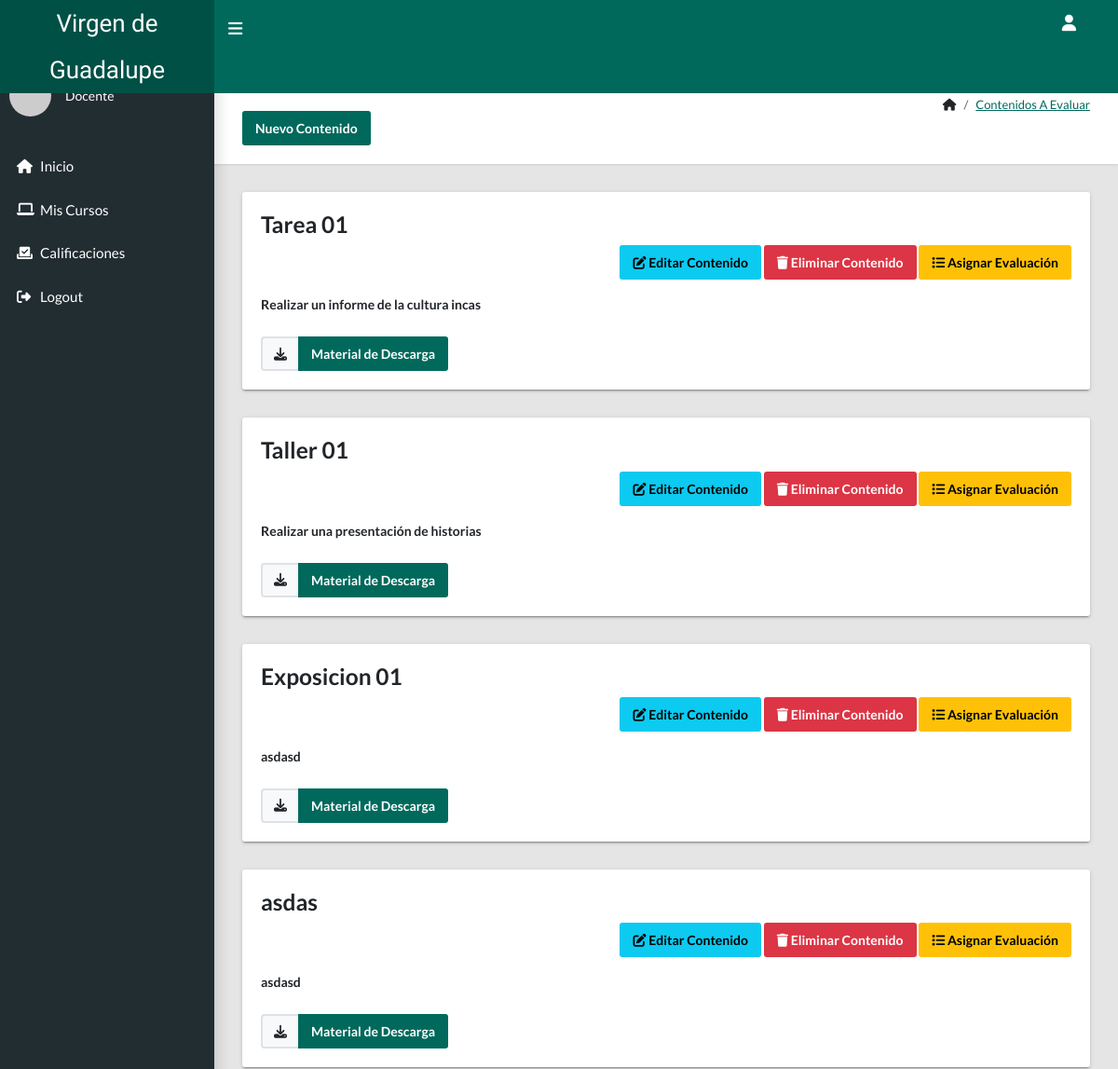
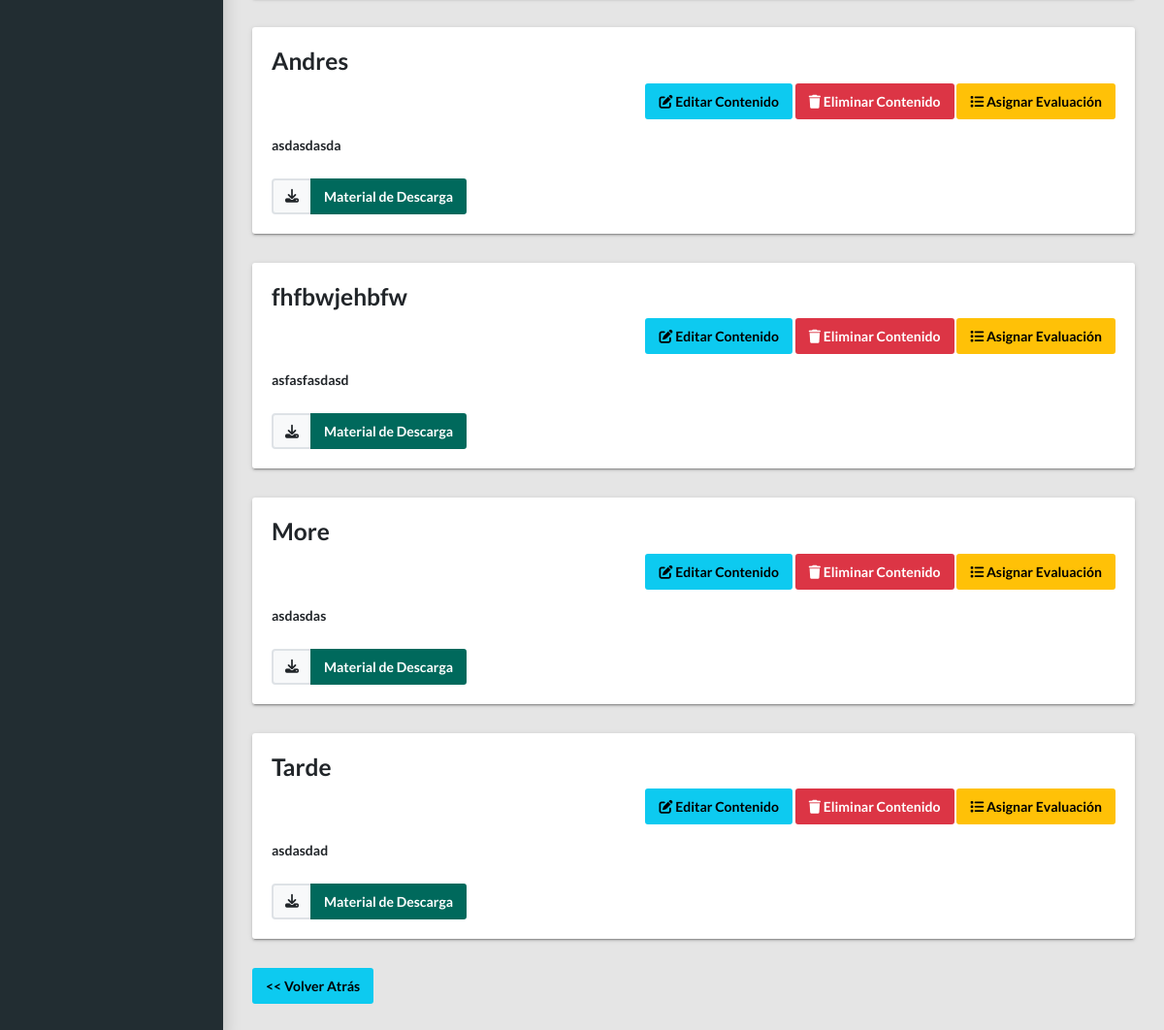
The page /profesor/contenido.php?curso=6 (signed in) on the database its author committed (2 pictures, top to bottom).
### tables this page shows
CREATE TABLE `contenidos` (
  `contenido_id` int(11) NOT NULL,
  `nombre_contenido` varchar(100) NOT NULL,
  `descripcion` varchar(255) NOT NULL,
  `material` varchar(255) NOT NULL,
  `pg_id` int(11) NOT NULL
);

### profesor/contenido.php (the view, shortened to what this page needs)
<?php
if(!empty($_GET['curso'])){
    $curso = $_GET['curso'];
}else{
    header("location: profesor/");
}
require_once 'includes/header.php';
require_once '../includes/conexion.php';
$sql = "SELECT * FROM contenidos as c INNER JOIN profesor_grado as pg ON pg.pg_id = c.pg_id WHERE pg.pg_id = $curso";
$query = $pdo->prepare($sql);
$query -> execute();
$row = $query ->rowCount();
?>
<main class="app-content">
      <div class="app-title">
        <div>
          <h1><i class="bi bi-speedometer"></i> Contenidos a Evaluar</h1>
          <button class="btn btn-primary" type="button" onclick="openModalContenido()" style="margin-top: 20px;">Nuevo Contenido</button>
        </div>
        <ul class="app-breadcrumb breadcrumb">
          <li class="breadcrumb-item"><i class="fa-solid fa-house"></i></li>
          <li class="breadcrumb-item"><a href="#">Contenidos a Evaluar</a></li>
        </ul>
      </div>
      <div class="row">
      <?php if ($row > 0) {
        while ($data = $query->fetch()) { ?>
        <div class="col-md-12">
          <div class="tile">
          <div class="tile-body">
              <div class="title-title-w-btn">
                <h3 class="title"><?= $data['nombre_contenido'] ?></h3>
                <p class="col text-end">
                    <button class="btn btn-info icon-btn" onclick="editarContenido(<?= $data['contenido_id']; ?>)"><i class="fa-solid fa-pen-to-square"></i> Editar Contenido</button>
                    <button class="btn btn-danger icon-btn" onclick="eliminarContenido(<?= $data['contenido_id']; ?>)"><i class="fa-solid fa-trash"></i> Eliminar Contenido</button>
                    <a class="btn btn-warning icon-btn" href="evaluacion.php?curso=<?= $data['pg_id']; ?>&contenido=<?= $data['contenido_id']; ?>"><i class="fa-solid fa-list"></i> Asignar Evaluación</a>
                </p>
              </div>
              <div class="title-body">
                <b><?= $data['descripcion']; ?></b>
              </div>
              <div class="title-footer mt-4">
                <div class="input-group">
                    <div class="input-group">
                        <div class="input-group-text">
                          <i class="fa-solid fa-download"></i>
                        </div>
                        <a class="btn btn-primary <?= empty($data['material']) ? 'disabled' : ''; ?>" href="<?= !empty($data['material']) ? 'profesor/profesor/' . $data['material'] : '#'; ?>" target="_blank">
                          Material de Descarga
                        </a>
                    </div>
                </div>
              </div>
            </div>
          </div>
        </div>
        <?php }
      } ?>
      </div>
      <div class="">
        <a href="index.php" class="btn btn-info"><< Volver Atrás</a>
      </div>
    </main>
<?php
require_once 'includes/footer.php';
?>

### rows shown on the page
contenidos: nombre_contenido "Tarea 01", descripcion "Realizar un informe de la cultura incas"
contenidos: nombre_contenido "Taller 01", descripcion "Realizar una presentación de historias"
contenidos: nombre_contenido "Exposicion 01", descripcion "asdasd"
contenidos: nombre_contenido "asdas", descripcion "asdasd"
contenidos: nombre_contenido "Andres", descripcion "asdasdasda"
contenidos: nombre_contenido "fhfbwjehbfw", descripcion "asfasfasdasd"
contenidos: nombre_contenido "More", descripcion "asdasdas"
contenidos: nombre_contenido "Tarde", descripcion "asdasdad"
